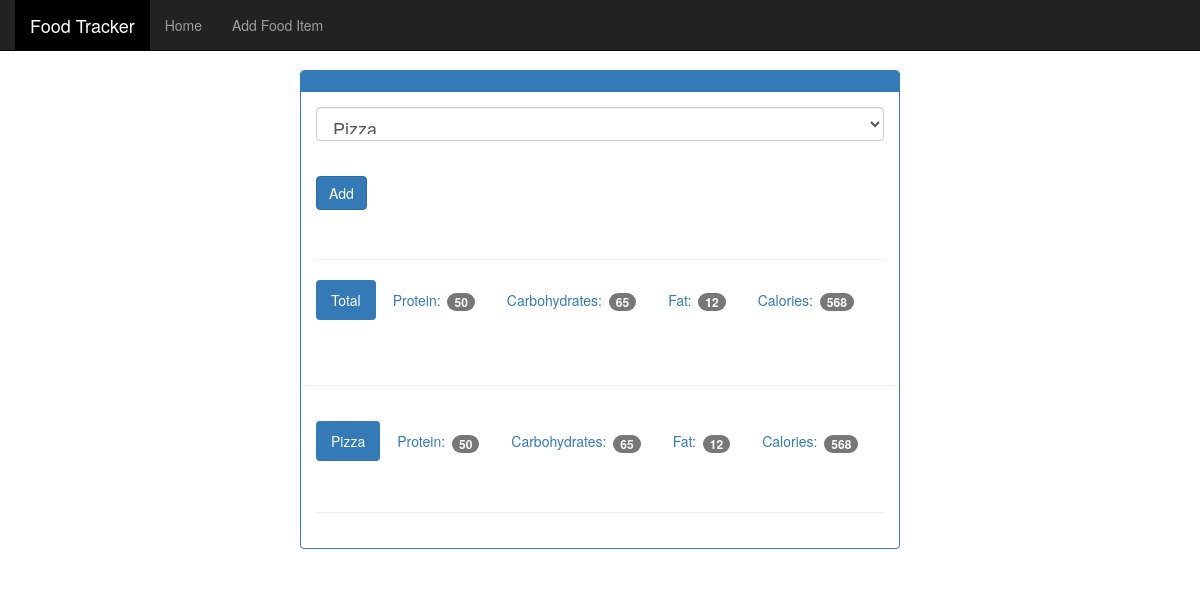
/view/20200207, run on the app's committed database.
### tables this page shows
CREATE TABLE food (
id integer primary key autoincrement,
name text not null unique,
protein integer not null,
carbohydrates integer not null,
fat integer not null,
calories integer not null
);

### app.py (the view)
@app.route('/view/<date>', methods=['GET', 'POST'])
@app.route('/view', defaults={'date': ""}, methods=['GET', 'POST'])
def view(date):
    db = get_db()
    if date == "":
        formatted_date = f'{datetime.strftime(datetime.now(), "%d-%m-%Y")}'
    else:
        formatted_date = datetime.strptime(date, '%Y%m%d')
        formatted_date = datetime.strftime(formatted_date, '%d-%m-%Y')
    food_date = formatted_date
    try:
        db.execute('insert into date (dates) values(?)', [food_date])
        db.commit()
    except:
        pass
    if request.method == 'POST':
        food_id = request.form['food_select']
        db.execute('insert into date_wise_food (food_id, food_date) values(?, ?)', [food_id, food_date])
        db.commit()
    cur = db.execute('select id, name from food')
    food_id_name = cur.fetchall()
    cur = db.execute('select food_id from date_wise_food where food_date = ?', [food_date])
    food_id_of_date = cur.fetchall()
    food_ids_list = []
    for item in food_id_of_date:
        food_ids_list.append(item['food_id'])
    all_food_details_list = []
    sum_protein = int()
    sum_carbohydrates = int()
    sum_fats = int()
    sum_calories = int()
    for one_id in food_ids_list:
        cur = db.execute('select * from food where id=?', [one_id])
        one_food_detail = cur.fetchone()
        one_food_detail = {'id': one_food_detail[0], 'name': one_food_detail[1],
                           'protein': one_food_detail[2], 'carbohydrates': one_food_detail[3],
                           'fats': one_food_detail[4], 'calories': one_food_detail[5]}
        all_food_details_list.append(one_food_detail)
        sum_protein += int(one_food_detail['protein'])
        sum_carbohydrates += int(one_food_detail['carbohydrates'])
        sum_fats += int(one_food_detail['fats'])
        sum_calories += int(one_food_detail['calories'])
    return render_template('view.html', food_id_name=food_id_name, food_details=all_food_details_list,
                           sum_protein=sum_protein, sum_carbohydrates=sum_carbohydrates, sum_fats=sum_fats,
                           sum_calories=sum_calories)

### app.py (called while the page is built)
def connect_db():
    sql = sqlite3.connect(r'D:\Flask with Full Flask Course\4. Food Tracker Flask App\Completed by me but change some better advance thing\database\food_log.db')
    sql.row_factory = sqlite3.Row
    return sql

def get_db():
    if not hasattr(g, 'sqlite3'):
        g.sqlite_db = connect_db()
    return g.sqlite_db

### templates/view.html (shortened to what this page needs)
<!DOCTYPE html>
{% extends 'layout.html' %}
{% block content %}
<html lang="en">
  <head>
  </head>
  <body>
    <div class="container theme-showcase col-sm-6 col-sm-offset-3" role="main">
      <div class="row">
        <div>
          <div class="panel panel-primary">
            <div class="panel-heading">
            </div>
            <div class="panel-body">
              <form method="POST" action="">
                <div class="form-group">
                  <select class="form-control" name="food_select" style="font-size: 18px;">
                    {% for food in food_id_name %}
                    <option selected=1 value={{ food.id }}>
                      {{ food.name }}
                    </option>
                    {% endfor %}
                  </select>
                </div>
                <br>
                <button type="submit" class="btn btn-primary">Add</button>
              </form>
              <div class="page-header"></div>
              <ul class="nav nav-pills" role="tablist">
                <li class="active"><a>Total</a></li>
                <li><a>Protein: <span class="badge">{{ sum_protein }}</span></a></li>
                <li><a>Carbohydrates: <span class="badge">{{ sum_carbohydrates }}</span></a></li>
                <li><a>Fat: <span class="badge">{{ sum_fats }}</span></a></li>
                <li><a>Calories: <span class="badge">{{ sum_calories }}</span></a></li>
              </ul>
              </div>
              <div class="page-header"></div>
            <div class="panel-body">
              {% for food_detail in food_details %}
              <ul class="nav nav-pills" role="tablist">
                <li class="active"><a>{{ food_detail['name'] }}</a></li>
                <li><a>Protein: <span class="badge">{{ food_detail['protein'] }}</span></a></li>
                <li><a>Carbohydrates: <span class="badge">{{ food_detail['carbohydrates'] }}</span></a></li>
                <li><a>Fat: <span class="badge">{{ food_detail['fats'] }}</span></a></li>
                <li><a>Calories: <span class="badge">{{ food_detail['calories'] }}</span></a></li>
              </ul>
              <div class="page-header"></div>
              {% endfor %}
            </div>
          </div>
        </div>
      </div>
    </div>
  </body>
{% endblock %}

### static/theme.css (style rules this page uses)
body { padding-top: 70px; padding-bottom: 30px; }

### data on the page
food: name "Pizza", protein "50", carbohydrates "65", fats "12", calories "568"

### other printed values
{{ sum_protein }} "50"
{{ sum_carbohydrates }} "65"
{{ sum_fats }} "12"
{{ sum_calories }} "568"
form field food_select "Pizza"
